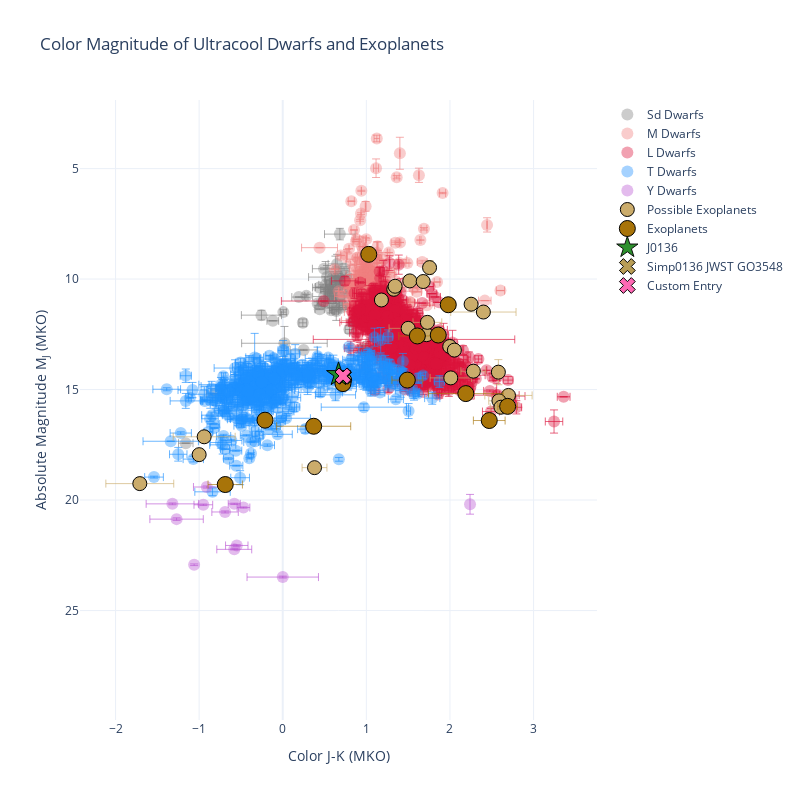

The cell this chart's notebook holds for it:
### Code cell
def format_references(row):
    refs = []
    if incl_refs:
        refs.append(f"<i>J Ref:</i> {row['ref_J_MKO']}" if pd.notna(row['ref_J_MKO']) else "")
        refs.append(f"<i>K Ref:</i> {row['ref_K_MKO']}" if pd.notna(row['ref_K_MKO']) else "")
        if pd.notna(row['plx_formula']):
            refs.append(f"<i>Parallax Ref:</i> {row['ref_plx_formula']}" if pd.notna(row['ref_plx_formula']) else "")
        elif pd.notna(row['dist_formula']):
            refs.append(f"<i>Distance Ref:</i> {row['dist_formula_source']}" if pd.notna(row['dist_formula_source']) else "")
    return "<br>".join(filter(None, refs))  # Remove empty strings


# Function to add scatter traces to Plotly figure
fig = go.Figure()

# Function to add scatter traces to Plotly figure
def add_scatter_trace(x, y, size, color, opacity, label, hover_text, edgecolor=None, marker_symbol=None, x_err=None, y_err=None):
    fig.add_trace(go.Scatter(
        x=x, y=y,
        mode='markers',
        marker=dict(
            size=size, color=color, opacity=opacity,
            line=dict(width=1, color=edgecolor) if edgecolor else None,
            symbol=marker_symbol
        ),
        name=label,
        text=hover_text,
        hoverinfo="text",
        error_x=dict(
            type='data',
            array=x_err,
            visible=plot_unc,
            thickness=0.65
        ) if x_err is not None else None,
        error_y=dict(
            type='data',
            array=y_err,
            visible=plot_unc,
            thickness=0.65
        ) if y_err is not None else None,
        showlegend=True
    ))

# Add brown dwarfs by spectral type
for spec_type, color in zip(specTypes, specColor):
    mask = (uc.exoplanet == 0) & (uc['spectype'] == spec_type) & (~uc['name'].isin(inspected))

    add_scatter_trace(
        x=uc['color'][mask],
        y=uc['absMag'][mask],
        x_err=uc['color_err'][mask] if plot_unc else None,
        y_err=uc['absMag_err'][mask] if plot_unc else None,
        size=12,
        color=color,
        opacity=0.4,
        label=f'{spec_type} Dwarfs',
        hover_text=[
            (
                f"<b>{row['name']}</b><br>"
                f"Color: {row['color']:.2f} ± {row['color_err']:.2f}<br>"
                f"Abs Mag: {row['absMag']:.2f} ± {row['absMag_err']:.2f}<br>"
                f"{format_references(row)}"
            )
            for _, row in uc[mask].iterrows()
        ]

    )

if showExoplanets==True:
    # Add possible exoplanets
    add_scatter_trace(
        uc['color'][uc.exoplanet == 1],
        uc['absMag'][uc.exoplanet == 1],
        x_err=uc['color_err'][uc.exoplanet == 1] if plot_unc else None,
        y_err=uc['absMag_err'][uc.exoplanet == 1] if plot_unc else None,
        size=14,
        color='#cbac6b',
        opacity=1.0,
        label="Possible Exoplanets",
        hover_text=[
            (
                f"<b>{row['name']}</b><br>"
                f"Color: {row['color']:.2f}" + (f" ± {row['color_err']:.2f}" if plot_unc and pd.notna(row.get('color_err')) else "") + "<br>"
                f"Abs Mag: {row['absMag']:.2f}" + (f" ± {row['absMag_err']:.2f}" if plot_unc and pd.notna(row.get('absMag_err')) else "") + "<br>"
                f"{format_references(row)}"
            )
            for _, row in uc[uc.exoplanet == 1].iterrows()
        ],
        edgecolor="black"
    )

    # Add exoplanets
    add_scatter_trace(
        uc['color'][uc.exoplanet == 2],
        uc['absMag'][uc.exoplanet == 2],
        x_err=uc['color_err'][uc.exoplanet == 2] if plot_unc else None,
        y_err=uc['absMag_err'][uc.exoplanet == 2] if plot_unc else None,
        size=16,
        color='#a87409',
        opacity=1.0,
        label="Exoplanets",
        hover_text=[
            (
                f"<b>{row['name']}</b><br>"
                f"Color: {row['color']:.2f}" + (f" ± {row['color_err']:.2f}" if plot_unc and pd.notna(row.get('color_err')) else "") + "<br>"
                f"Abs Mag: {row['absMag']:.2f}" + (f" ± {row['absMag_err']:.2f}" if plot_unc and pd.notna(row.get('absMag_err')) else "") + "<br>"
                f"{format_references(row)}"
            )
            for _, row in uc[uc.exoplanet == 2].iterrows()
        ],
        edgecolor="black"
    )

# Add inspected objects
for case, label, color in zip(inspected, inspectLabel, inspectColor):
    add_scatter_trace(
        uc['color'][uc.name == case],
        uc['absMag'][uc.name == case],
        x_err=uc['color_err'][uc.name == case] if plot_unc else None,
        y_err=uc['absMag_err'][uc.name == case] if plot_unc else None,
        size=18,
        color=color,
        opacity=0.95,
        label=label,
        hover_text=[
            (
                f"<b>{row['name']}</b><br>"
                f"Color: {row['color']:.2f}" + (f" ± {row['color_err']:.2f}" if plot_unc and pd.notna(row.get('color_err')) else "") + "<br>"
                f"Abs Mag: {row['absMag']:.2f}" + (f" ± {row['absMag_err']:.2f}" if plot_unc and pd.notna(row.get('absMag_err')) else "") + "<br>"
                f"{format_references(row)}"
            )
            for _, row in uc[uc.name == case].iterrows()
        ],
        edgecolor="black",
        marker_symbol='star'
    )


# Customize layout
fig.update_layout(
    title="Color Magnitude of Ultracool Dwarfs and Exoplanets",
    xaxis_title="Color J-K (MKO)",
    yaxis_title="Absolute Magnitude M<sub>J</sub> (MKO)",
    template='plotly_white',
    autosize=False,
    width=800,
    height=800,
    legend=dict(
        traceorder='normal',
        font=dict(
            size=12,),
    ),
)

# Invert y-axis to mimic HR diagram style
fig.update_yaxes(autorange="reversed")

if custom_objects:
    for j_mag, jk_color, color, label in zip(j_mags, jk_colors, colors, labels):
        add_scatter_trace(
            x=[jk_color],
            y=[j_mag],
            size=14,
            color=color,
            opacity=1.0,
            label=label,
            hover_text=[
                f"<b>{label}</b><br>Color: {jk_color:.2f}<br>Abs Mag: {j_mag:.2f}"
            ],
            edgecolor="black",
            marker_symbol='x'
        )

if annotateCloudDevs==True:
    # Add arrows for annotations
    for start, stop, color in zip(arrowstart, arrowstop, arrowcolors):
        fig.add_annotation(
            x=stop[0],
            y=stop[1],
            ax=start[0],
            ay=start[1],
            xref="x",
            yref="y",
            axref="x",
            ayref="y",
            showarrow=True,
            arrowhead=2,
            arrowsize=1,
            arrowwidth=1,
            arrowcolor=color,
        )

    # Add annotations for cloud formation
    for (label, coord, color, align) in zip(labelWords, labelCoords, arrowcolors, labelAlign):
        fig.add_annotation(
            x=coord[0],
            y=coord[1],
            text=label,
            showarrow=False,
            font=dict(color=color, size=11),
            align=align
        )

if add_custom_point:  
    # Define properties of the point
    J_mag = 14.385
    K_mag = 13.665
    color_val = J_mag - K_mag
    color_err = np.sqrt(0.006**2 + 0.006**2)
    absMag_err = 0.006  

    hover_text = (
        f"<b>Custom Target</b><br>"
        f"Color: {color_val:.3f} ± {color_err:.3f}<br>"
        f"Abs Mag: {J_mag:.3f} ± {absMag_err:.3f}<br>"
    )
    
    # Example coordinates of your point
    target_x = color_val     # J–K color
    target_y = J_mag    # Absolute J magnitude

    add_scatter_trace(
        x=[color_val],
        y=[J_mag],
        size=14,
        color='hotpink',
        opacity=1.0,
        label="Custom Entry",
        hover_text=[hover_text],
        edgecolor='black',
        marker_symbol='x',
        x_err=[color_err] if plot_unc else None,
        y_err=[absMag_err] if plot_unc else None
    )

fig.write_html(f"Images/Interactive_ColorMagUC_{'-'.join(inspectLabel)}.html")
fig.show()
